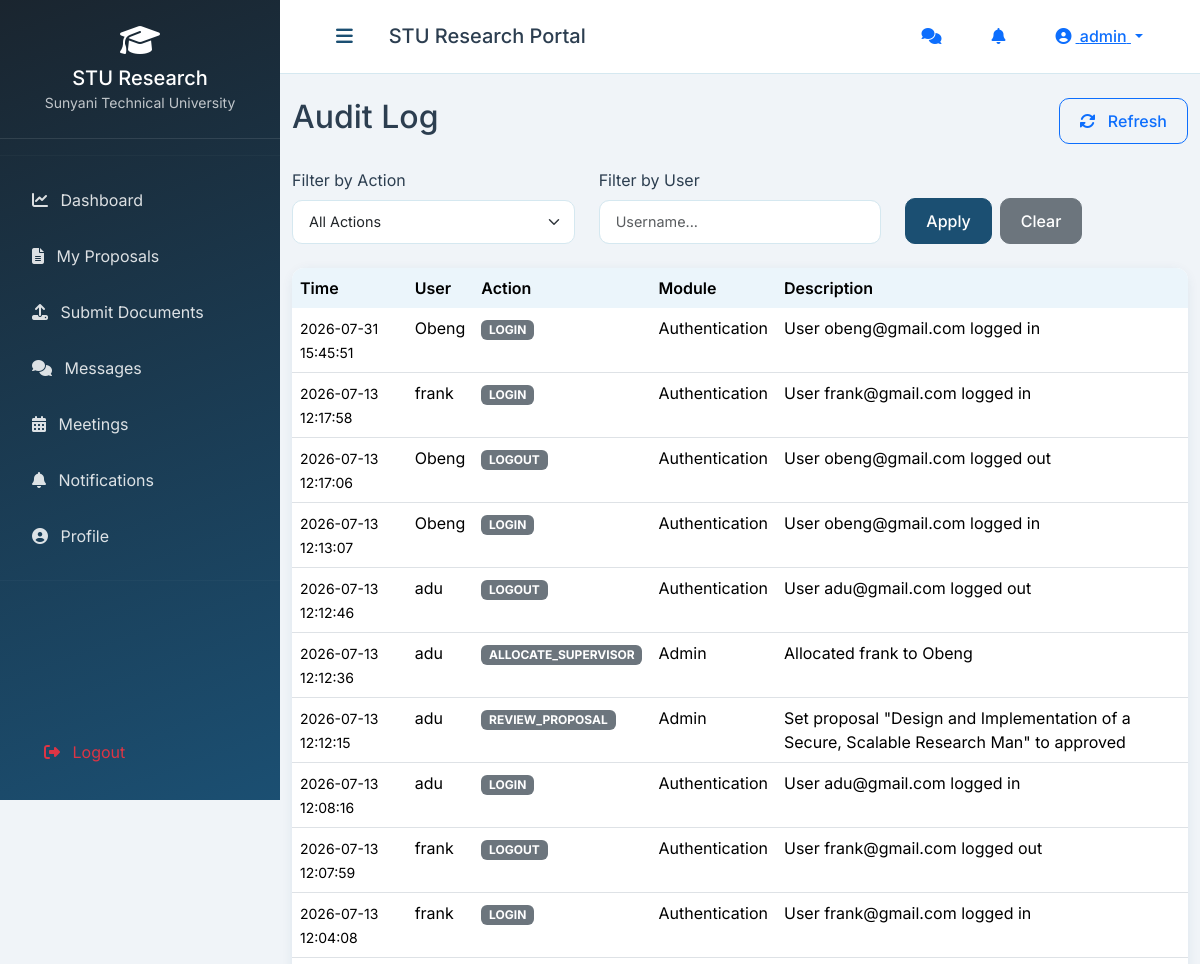
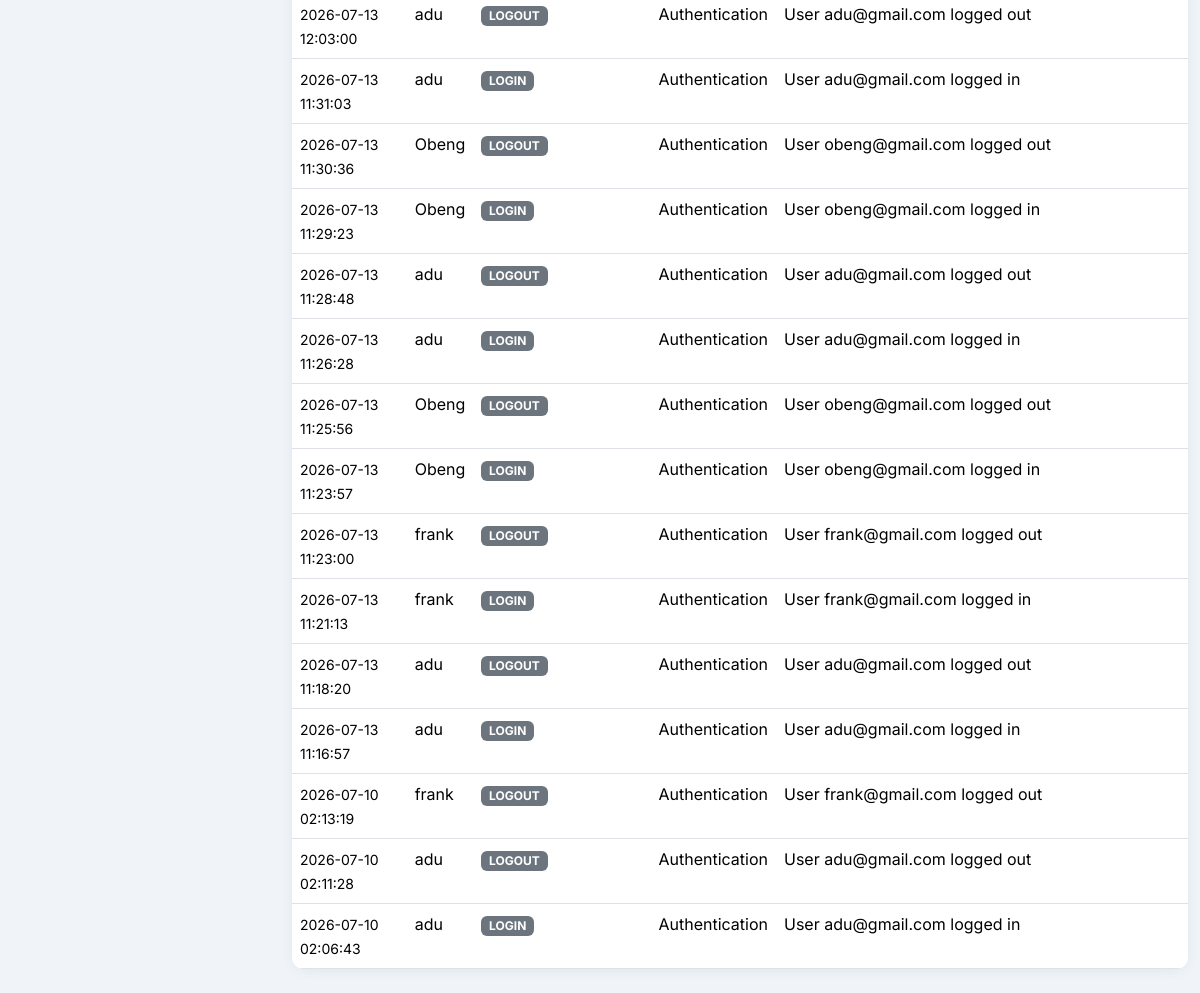
/dashboard/admin/audit-log/ (signed in), run on the app's committed database (2 pictures, top to bottom).
### research/models.py (models this page shows, shortened)
class User(AbstractUser):
    ROLE_CHOICES = (
        ('admin', 'Administrator'),
        ('supervisor', 'Supervisor'),
        ('student', 'Student'),
    )
    role = models.CharField(max_length=20, choices=ROLE_CHOICES, default='student')
    student_id = models.CharField(max_length=50, unique=True, null=True, blank=True)
    phone = models.CharField(max_length=20, blank=True)
    department = models.CharField(max_length=100, blank=True)
    profile_pic = models.ImageField(upload_to='profile_pics/', null=True, blank=True)
    is_active = models.BooleanField(default=True)
    last_seen = models.DateTimeField(null=True, blank=True)

class AuditLog(models.Model):
    user = models.ForeignKey(User, on_delete=models.SET_NULL, null=True, related_name='audit_logs')
    action = models.CharField(max_length=100)
    module = models.CharField(max_length=100, blank=True)
    description = models.TextField()
    ip_address = models.GenericIPAddressField(null=True, blank=True)
    created_at = models.DateTimeField(auto_now_add=True)
    class Meta:
        ordering = ['-created_at']

### research/views.py (the view)
# urls.py: path('dashboard/admin/audit-log/', views.admin_audit_log, name='admin_audit_log'),
@login_required
@role_required('admin')
def admin_audit_log(request):
    logs = AuditLog.objects.select_related('user').order_by('-created_at')
    action_filter = request.GET.get('action', '')
    user_filter = request.GET.get('user', '')
    if action_filter:
        logs = logs.filter(action=action_filter)
    if user_filter:
        logs = logs.filter(user__username__icontains=user_filter)
    paginator = Paginator(logs, 50)
    page_obj = paginator.get_page(request.GET.get('page'))
    actions = AuditLog.objects.values_list('action', flat=True).distinct().order_by('action')
    context = {
        'page_obj': page_obj,
        'actions': actions,
        'action_filter': action_filter,
        'user_filter': user_filter,
        'section': 'audit',
    }
    return render(request, 'research/admin/audit_log.html', context)

### research/context_processors.py (called while the page is built)
def notification_count(request):
    if request.user.is_authenticated:
        notif_count = Notification.objects.filter(user=request.user, is_read=False).count()
        try:
            from .models import Message
            msg_count = Message.objects.filter(recipient=request.user, is_read=False).count()
        except Exception:
            msg_count = 0
        return {
            'unread_notification_count': notif_count,
            'unread_msg_count': msg_count,
        }
    return {'unread_notification_count': 0, 'unread_msg_count': 0}

def user_role(request):
    if request.user.is_authenticated:
        return {'user_role': request.user.role}
    return {'user_role': None}

### research/views.py (called while the page is built)
def role_required(*roles):
    def decorator(view_func):
        @wraps(view_func)
        def wrapper(request, *args, **kwargs):
            if not request.user.is_authenticated:
                messages.warning(request, 'Please log in to access this page.')
                return redirect('login')
            if request.user.role not in roles and not request.user.is_superuser:
                messages.error(request, 'You do not have permission to access this page.')
                return redirect('dashboard')
            return view_func(request, *args, **kwargs)
        return wrapper
    return decorator

### templates/research/admin/audit_log.html (shortened to what this page needs)
{% extends 'base.html' %}
{% load static %}
{% block content %}
<div class="row">
    <div class="col-12">
        <div class="d-flex justify-content-between align-items-center mb-4">
            <h2>Audit Log</h2>
            <div>
                <button class="btn btn-outline-primary" onclick="location.reload()">
                    <i class="fas fa-sync-alt me-2"></i> Refresh
                </button>
            </div>
        </div>
    </div>
</div>
<div class="row mb-4">
    <div class="col-md-4">
        <label class="form-label">Filter by Action</label>
        <select class="form-select" onchange="location.href='?action='+this.value+'&user={{ user_filter }}'">
            <option value="">All Actions</option>
        </select>
    </div>
    <div class="col-md-4">
        <label class="form-label">Filter by User</label>
        <input type="text" class="form-control" placeholder="Username..." id="userFilter" value="{{ user_filter }}">
    </div>
    <div class="col-md-4 d-flex align-items-end">
        <button class="btn btn-primary me-2" onclick="applyFilters()">Apply</button>
        <a href="{% url 'admin_audit_log' %}" class="btn btn-secondary">Clear</a>
    </div>
</div>
<div class="card">
    <div class="card-body p-0">
        <div class="table-responsive">
            <table class="table table-hover mb-0">
                <thead>
                    <tr>
                        <th>Time</th>
                        <th>User</th>
                        <th>Action</th>
                        <th>Module</th>
                        <th>Description</th>
                    </tr>
                </thead>
                <tbody>
                    {% for log in page_obj %}
                    <tr>
                        <td><small>{{ log.created_at|date:"Y-m-d H:i:s" }}</small></td>
                        <td>{{ log.user.username|default:"System" }}</td>
                        <td>
                            <span class="badge bg-secondary">{{ log.action }}</span>
                        </td>
                        <td>{{ log.module|default:"-" }}</td>
                        <td>{{ log.description|truncatechars:100 }}</td>
                    </tr>
                    {% empty %}
                    <tr>
                        <td colspan="5" class="text-center py-4">No audit log entries found.</td>
                    </tr>
                    {% endfor %}
                </tbody>
            </table>
        </div>
    </div>
</div>
{% endblock %}

### templates/base.html (shortened to what this page needs)
<!DOCTYPE html>
<html lang="en">
<head>
    <link href="https://cdn.jsdelivr.net/npm/bootstrap@5.3.2/dist/css/bootstrap.min.css" rel="stylesheet">
    <link rel="stylesheet" href="https://cdnjs.cloudflare.com/ajax/libs/font-awesome/6.5.0/css/all.min.css">
    {% load static %}
    <link rel="stylesheet" href="{% static 'css/custom.css' %}">
</head>
<body>
{% if user.is_authenticated %}{% include 'includes/sidebar.html' %}{% endif %}
<div class="main-content {% if user.is_authenticated %}with-sidebar{% endif %}">
    {% if user.is_authenticated %}
    <nav class="top-nav">
        <div class="container-fluid">
            <div class="d-flex justify-content-between align-items-center">
                <div class="d-flex align-items-center">
                    <button class="sidebar-toggle btn btn-link" id="sidebarToggle" aria-label="Toggle sidebar">
                        <i class="fas fa-bars"></i>
                    </button>
                    <h5 class="mb-0 ms-3 d-none d-md-block">STU Research Portal</h5>
                </div>
                <div class="d-flex align-items-center gap-2">
                    <a href="{% url 'conversation_list' %}" class="btn btn-link position-relative" title="Messages">
                        <i class="fas fa-comments"></i>
                    </a>
                    <div class="dropdown">
                        <button class="btn btn-link position-relative" type="button"
                                id="notifToggle" data-bs-toggle="dropdown"
                                aria-expanded="false" aria-label="Notifications">
                            <i class="fas fa-bell"></i>
                        </button>
                    </div>
                    <div class="dropdown">
                        <button class="btn btn-link dropdown-toggle" type="button" data-bs-toggle="dropdown">
                            <i class="fas fa-user-circle me-1"></i>
                            <span class="d-none d-md-inline">{{ user.get_full_name|default:user.username }}</span>
                        </button>
                    </div>
                </div>
            </div>
        </div>
    </nav>
    {% endif %}
    <main class="py-4">
        <div class="container-fluid">
            {% block content %}{% endblock %}
        </div>
    </main>
</div>
<div id="toast-container" class="toast-container position-fixed bottom-0 end-0 p-3" style="z-index:1200;"></div>
</body>
</html>

### research/static/css/custom.css (style rules this page uses)
:root { --primary: #1B4F72; --primary-dark: #0D3B5E; --primary-light: #2E86C1; --secondary: #2980B9; --accent: #E67E22; --success: #27AE60; --danger: #E74C3C; --warning: #F39C12; --light: #EBF5FB; --dark: #1A252F; --gray: #7F8C8D; --border: #D5E8F0; }
* { margin: 0; padding: 0; box-sizing: border-box; }
body { font-family: 'Inter', sans-serif; background: #F0F4F8; color: #2C3E50; }
.main-content { margin-left: 280px; transition: all 0.3s ease; min-height: 100vh; }
.top-nav { background: white; padding: 12px 24px; border-bottom: 1px solid var(--border); position: sticky; top: 0; z-index: 999; }
.sidebar-toggle { color: var(--primary); font-size: 1.2rem; background: transparent; border: none; }
.card { border: none; border-radius: 16px; box-shadow: 0 2px 12px rgba(27,79,114,0.08); transition: all 0.2s; }
.form-control, .form-select { border-radius: 10px; border: 1px solid var(--border); padding: 10px 16px; font-size: 0.9rem; }
.btn { border-radius: 10px; padding: 10px 20px; font-weight: 500; }
.btn-primary { background: var(--primary); border-color: var(--primary); }
.table { background: white; border-radius: 12px; overflow: hidden; }
.table th { background: var(--light); border-bottom: none; font-weight: 600; }
.toast-container { position: fixed; bottom: 20px; right: 20px; z-index: 1100; }

### data on the page
User: get_full_name "admin"
AuditLog: created_at "2026-07-31 15:45:51", user.username "Obeng", action "LOGIN", module "Authentication", description "User obeng@gmail.com logged in"
AuditLog: created_at "2026-07-13 12:17:58", user.username "frank", action "LOGIN", module "Authentication", description "User frank@gmail.com logged in"
AuditLog: created_at "2026-07-13 12:17:06", user.username "Obeng", action "LOGOUT", module "Authentication", description "User obeng@gmail.com logged out"
AuditLog: created_at "2026-07-13 12:13:07", user.username "Obeng", action "LOGIN", module "Authentication", description "User obeng@gmail.com logged in"
AuditLog: created_at "2026-07-13 12:12:46", user.username "adu", action "LOGOUT", module "Authentication", description "User adu@gmail.com logged out"
AuditLog: created_at "2026-07-13 12:12:36", user.username "adu", action "ALLOCATE_SUPERVISOR", module "Admin", description "Allocated frank to Obeng"
AuditLog: created_at "2026-07-13 12:12:15", user.username "adu", action "REVIEW_PROPOSAL", module "Admin", description "Set proposal \"Design and Implementation of a Secure, Scalable Research Man\" to approved"
AuditLog: created_at "2026-07-13 12:08:16", user.username "adu", action "LOGIN", module "Authentication", description "User adu@gmail.com logged in"
AuditLog: created_at "2026-07-13 12:07:59", user.username "frank", action "LOGOUT", module "Authentication", description "User frank@gmail.com logged out"
AuditLog: created_at "2026-07-13 12:04:08", user.username "frank", action "LOGIN", module "Authentication", description "User frank@gmail.com logged in"
AuditLog: created_at "2026-07-13 12:03:00", user.username "adu", action "LOGOUT", module "Authentication", description "User adu@gmail.com logged out"
AuditLog: created_at "2026-07-13 11:31:03", user.username "adu", action "LOGIN", module "Authentication", description "User adu@gmail.com logged in"
AuditLog: created_at "2026-07-13 11:30:36", user.username "Obeng", action "LOGOUT", module "Authentication", description "User obeng@gmail.com logged out"
AuditLog: created_at "2026-07-13 11:29:23", user.username "Obeng", action "LOGIN", module "Authentication", description "User obeng@gmail.com logged in"
AuditLog: created_at "2026-07-13 11:28:48", user.username "adu", action "LOGOUT", module "Authentication", description "User adu@gmail.com logged out"
AuditLog: created_at "2026-07-13 11:26:28", user.username "adu", action "LOGIN", module "Authentication", description "User adu@gmail.com logged in"
AuditLog: created_at "2026-07-13 11:25:56", user.username "Obeng", action "LOGOUT", module "Authentication", description "User obeng@gmail.com logged out"
AuditLog: created_at "2026-07-13 11:23:57", user.username "Obeng", action "LOGIN", module "Authentication", description "User obeng@gmail.com logged in"
AuditLog: created_at "2026-07-13 11:23:00", user.username "frank", action "LOGOUT", module "Authentication", description "User frank@gmail.com logged out"
AuditLog: created_at "2026-07-13 11:21:13", user.username "frank", action "LOGIN", module "Authentication", description "User frank@gmail.com logged in"
AuditLog: created_at "2026-07-13 11:18:20", user.username "adu", action "LOGOUT", module "Authentication", description "User adu@gmail.com logged out"
AuditLog: created_at "2026-07-13 11:16:57", user.username "adu", action "LOGIN", module "Authentication", description "User adu@gmail.com logged in"
AuditLog: created_at "2026-07-10 02:13:19", user.username "frank", action "LOGOUT", module "Authentication", description "User frank@gmail.com logged out"
AuditLog: created_at "2026-07-10 02:11:28", user.username "adu", action "LOGOUT", module "Authentication", description "User adu@gmail.com logged out"
AuditLog: created_at "2026-07-10 02:06:43", user.username "adu", action "LOGIN", module "Authentication", description "User adu@gmail.com logged in"
